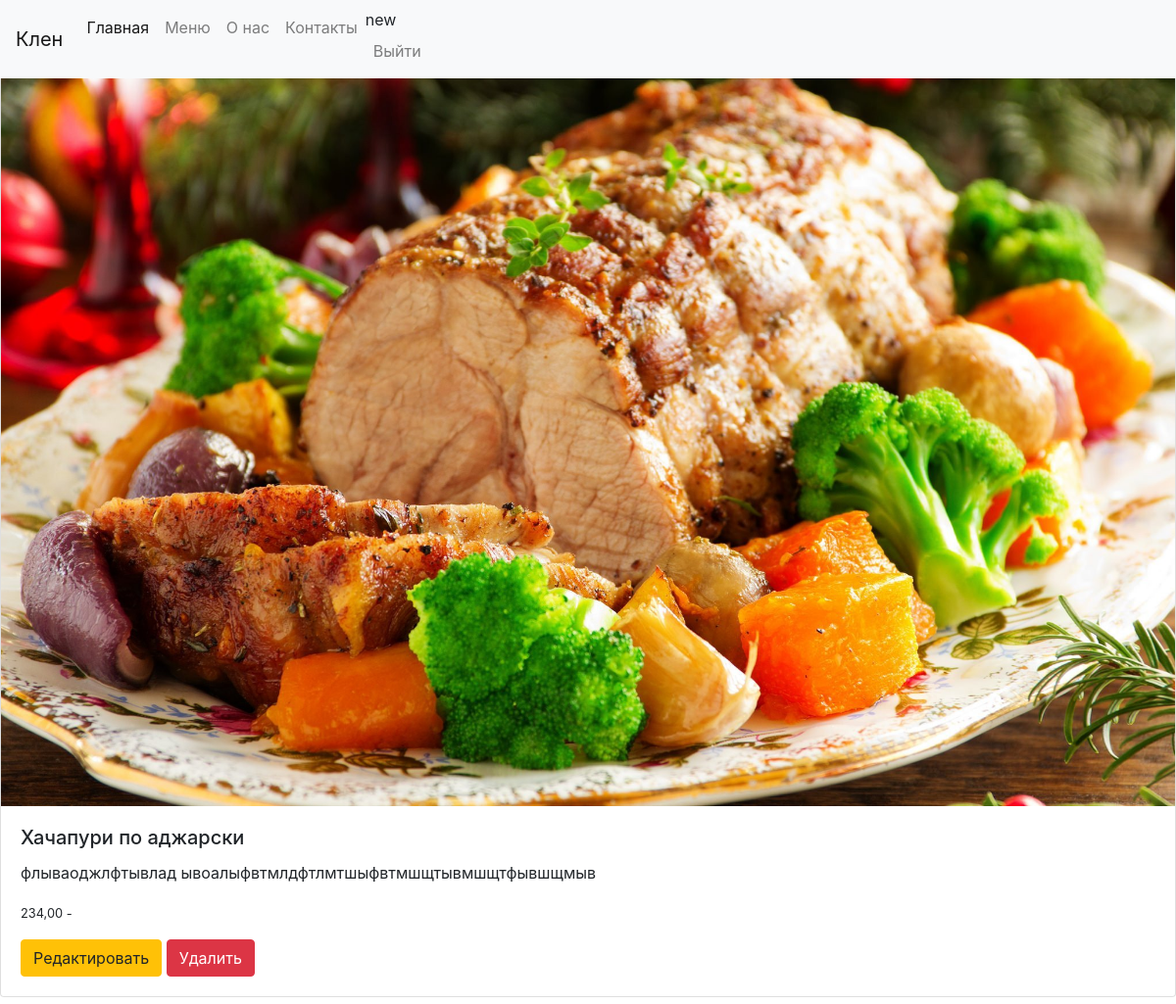
/dishes/13/ (signed in), run on the app's committed database.
### dishlist/models.py (models this page shows, shortened)
class Dishes(models.Model):
    title = models.CharField(max_length=50, verbose_name='Название')
    content = models.TextField(blank=True)
    photo = models.ImageField(blank=True, upload_to='photos/%Y/%m/%d/')
    price = models.DecimalField(max_digits=6, decimal_places=2, blank=True, verbose_name='Цена')
    is_public = models.BooleanField(default=True)
    update_at = models.DateTimeField(auto_now=True)
    category = models.ForeignKey('Category', on_delete=models.PROTECT, verbose_name="Категория")
    place = models.ForeignKey('Place', on_delete=models.PROTECT, verbose_name="Заведение")
    author = models.ForeignKey(get_user_model(), on_delete=models.SET_NULL, related_name='dish_author', null=True, default=None)
    class Meta:
        verbose_name = 'Блюдо'
        verbose_name_plural = 'Блюда'
        ordering = ['category']

class Place(models.Model):
    title_place = models.CharField(max_length=150, db_index=True, verbose_name='Заведение')
    author = models.ForeignKey(get_user_model(), on_delete=models.SET_NULL, related_name='place_author', null=True,
                               default=None)
    place_info = models.OneToOneField('PlaceInfo', on_delete=models.SET_NULL, null=True, blank=True, related_name='place_info_reverse')
    def __str__(self):
        return self.title_place
    class Meta:
        verbose_name = 'Заведение'
        verbose_name_plural = 'Заведения'
        ordering = ['title_place']

### dishlist/views.py (the view)
# urls.py: path('dishes/<int:pk>/', views.ViewDish.as_view(), name='view_dishes'),
class ViewDish(LoginRequiredMixin, DetailView):
    model = Dishes
    template_name = 'dishlist/dashboard/dishes_detail.html'
    def get_context_data(self, *, object_list=None, **kwargs):
        context = super().get_context_data(**kwargs)
        return context

### dishlist/templates/dishlist/dashboard/dishes_detail.html (shortened to what this page needs)
{% extends 'base_index.html' %}
{% block navbar %}
<nav class="navbar navbar-expand-lg navbar-light bg-light fixed-top">
    <a class="navbar-brand" href="{% url 'dashboard_menu' object.place_id %}">{{ object.place }}</a>
    <div class="collapse navbar-collapse" id="navbarSupportedContent">
      <ul class="navbar-nav mr-auto">
        <li class="nav-item active">
          <a class="nav-link" href="#">Главная <span class="sr-only">(current)</span></a>
        </li>
        <li class="nav-item">
          <a class="nav-link" href="#">Меню</a>
        </li>
        <li class="nav-item">
          <a class="nav-link" href="#">О нас</a>
        </li>
        <li class="nav-item">
          <a class="nav-link" href="#">Контакты</a>
        </li>
        {% if user.is_authenticated %}
        <li class="nav-item"> {{user.username}}
          <a class="nav-link" href="{% url 'users:logout' %}">Выйти</a>
        </li>
        {% endif %}
      </ul>
    </div>
  </nav>
{% endblock %}
{% block content %}
<div class="card mb-3">
        {% if object.photo %}
        <img src="{{ object.photo.url }}" class="card-img-top" alt="...">
        {% else %}
        <img src="https://scanformenu.ru/compiled/uploads/item_images/50e9ee8f2f4a00dcd2a1dba1309333f0.jpg" class="card-img-top" alt="...">
        {% endif %}
  <div class="card-body">
    <h5 class="card-title">{{ object.title }}</h5>
    <p class="card-text">{{ object.content }}</p>
    <p class="card-text"><small class="text-body-secondary">{{ object.price }} - </small></p>
      <a href="{% url 'update_dishes' object.place_id object.pk %}" class="btn btn-warning">Редактировать</a>
    <a href="{% url 'delete_dish' object.place_id object.pk %}" class="btn btn-danger">Удалить</a>
  </div>
</div>
{% endblock %}

### templates/base_index.html (style rules this page uses)
.navbar { transition: top 0.3s; z-index: 1000; }
.fixed-top { position: fixed; top: 0; width: 100%; }

### data on the page
Dishes: place "Клен", photo (picture), title "Хачапури по аджарски", content "флываоджлфтывлад ывоалыфвтмлдфтлмтшыфвтмшщтывмшщтфывшщмыв", price "234,00"

### other printed values
{{ user.username }} "new"
